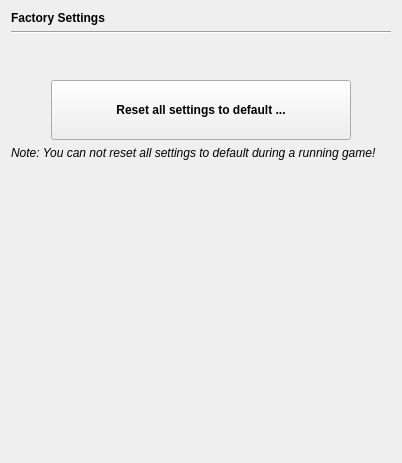
       <widget class="QWidget" name="page_9">
        <layout class="QGridLayout" name="gridLayout_22">
         <item row="0" column="0" colspan="2">
          <widget class="QLabel" name="label_44">
           <property name="font">
            <font>
             <weight>75</weight>
             <bold>true</bold>
            </font>
           </property>
           <property name="text">
            <string>Factory Settings</string>
           </property>
          </widget>
         </item>
         <item row="3" column="1">
          <spacer name="verticalSpacer_5">
           <property name="orientation">
            <enum>Qt::Vertical</enum>
           </property>
           <property name="sizeType">
            <enum>QSizePolicy::Fixed</enum>
           </property>
           <property name="sizeHint" stdset="0">
            <size>
             <width>269</width>
             <height>40</height>
            </size>
           </property>
          </spacer>
         </item>
         <item row="4" column="0" colspan="2">
          <layout class="QHBoxLayout" name="horizontalLayout_10">
           <item>
            <spacer name="horizontalSpacer_9">
             <property name="orientation">
              <enum>Qt::Horizontal</enum>
             </property>
             <property name="sizeHint" stdset="0">
              <size>
               <width>40</width>
               <height>20</height>
              </size>
             </property>
            </spacer>
           </item>
           <item>
            <widget class="QPushButton" name="pushButton_resetSettings">
             <property name="minimumSize">
              <size>
               <width>300</width>
               <height>60</height>
              </size>
             </property>
             <property name="font">
              <font>
               <weight>75</weight>
               <bold>true</bold>
              </font>
             </property>
             <property name="text">
              <string>Reset all settings to default ...</string>
             </property>
            </widget>
           </item>
           <item>
            <spacer name="horizontalSpacer_10">
             <property name="orientation">
              <enum>Qt::Horizontal</enum>
             </property>
             <property name="sizeHint" stdset="0">
              <size>
               <width>40</width>
               <height>20</height>
              </size>
             </property>
            </spacer>
           </item>
          </layout>
         </item>
         <item row="6" column="1">
          <spacer name="verticalSpacer_6">
           <property name="orientation">
            <enum>Qt::Vertical</enum>
           </property>
           <property name="sizeHint" stdset="0">
            <size>
             <width>269</width>
             <height>292</height>
            </size>
           </property>
          </spacer>
         </item>
         <item row="1" column="0" colspan="2">
          <widget class="Line" name="line_10">
           <property name="orientation">
            <enum>Qt::Horizontal</enum>
           </property>
          </widget>
         </item>
         <item row="5" column="0" colspan="2">
          <widget class="QLabel" name="label_resetNote">
           <property name="font">
            <font>
             <italic>true</italic>
            </font>
           </property>
           <property name="text">
            <string>Note: You can not reset all settings to default during a running game!</string>
           </property>
          </widget>
         </item>
        </layout>
       </widget>
